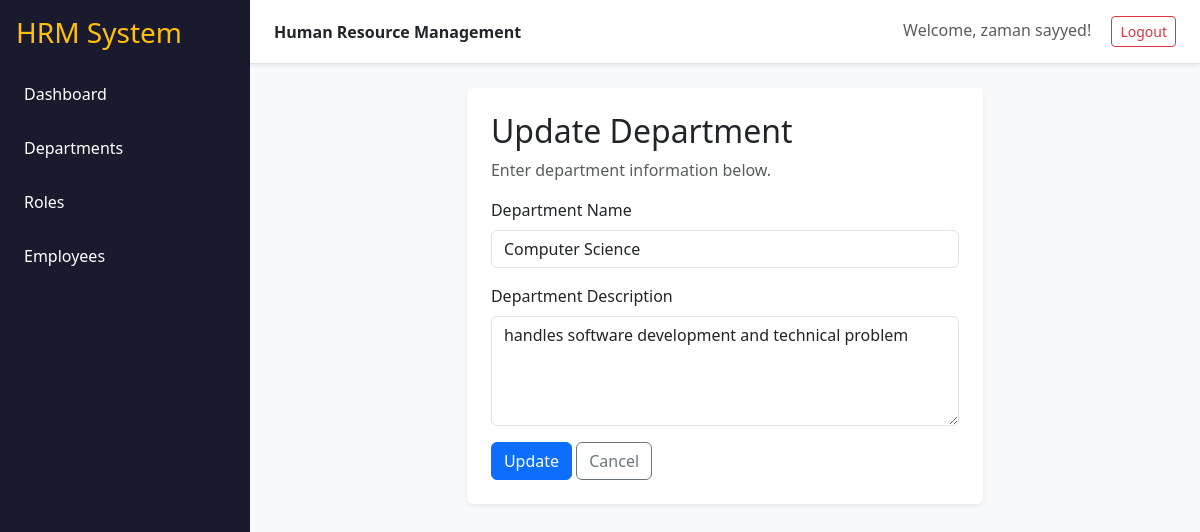
Page /departments/1/edit (signed in) on the committed database.
### tables this page shows
CREATE TABLE department (
            dept_id INTEGER PRIMARY KEY AUTOINCREMENT,
            dept_name VARCHAR(100) NOT NULL UNIQUE,
            description VARCHAR(300),
            created_at DATETIME NOT NULL,
            updated_at DATETIME NOT NULL,
            status INTEGER NOT NULL DEFAULT 1
        );

### app.py (the view, shortened to what this page needs)
@app.route("/departments/<int:dept_id>/edit", methods=["GET", "POST"])
@login_required
def edit_department(dept_id):
    conn = get_db()
    department = conn.execute(
        "SELECT * FROM department WHERE dept_id = ?", (dept_id,)
    ).fetchone()
    if department is None:
        conn.close()
        flash("Department not found.", "danger")
        return redirect(url_for("departments"))
    conn.close()
    return render_template("department_form.html", department=department)

### app.py (called while the page is built)
def login_required(f):
    @wraps(f)
    def decorated_function(*args, **kwargs):
        if 'employee_id' not in session:
            return redirect(url_for('login'))
        return f(*args, **kwargs)
    return decorated_function

def get_db():
    conn = sqlite3.connect(DB_NAME)
    conn.row_factory = sqlite3.Row
    return conn

### templates/department_form.html (shortened to what this page needs)
{% extends "base.html" %}
{% block content %}
<div class="row justify-content-center">
<div class="col-lg-7">
<div class="card shadow-sm p-4">
    <h2>{{ "Update Department" if department else "Create Department" }}</h2>
    <p class="text-muted">Enter department information below.</p>
    <form method="post">
        <div class="mb-3">
            <label class="form-label">Department Name</label>
            <input class="form-control" name="dept_name" required maxlength="100"
                   value="{{ department.dept_name if department else '' }}">
        </div>
        <div class="mb-3">
            <label class="form-label">Department Description</label>
            <textarea class="form-control" name="description" maxlength="300"
                      rows="4">{{ department.description if department else '' }}</textarea>
        </div>
        <button class="btn btn-primary">
            {{ "Update" if department else "Create" }}
        </button>
        <a class="btn btn-outline-secondary" href="{{ url_for('departments') }}">Cancel</a>
    </form>
</div>
</div>
</div>
{% endblock %}

### static/css/style.css (style rules this page uses)
body { background: #f6f8fb; }
.card { border: 0; }

### rows in the picture
department: dept_name "Computer Science", description "handles software development and technical problem"

### other values in the picture
{{ session.get('name', 'User') }} "zaman sayyed"
{{ "Update Department" if department else "Create Department" }} "Update Department"
{{ "Update" if department else "Create" }} "Update"
